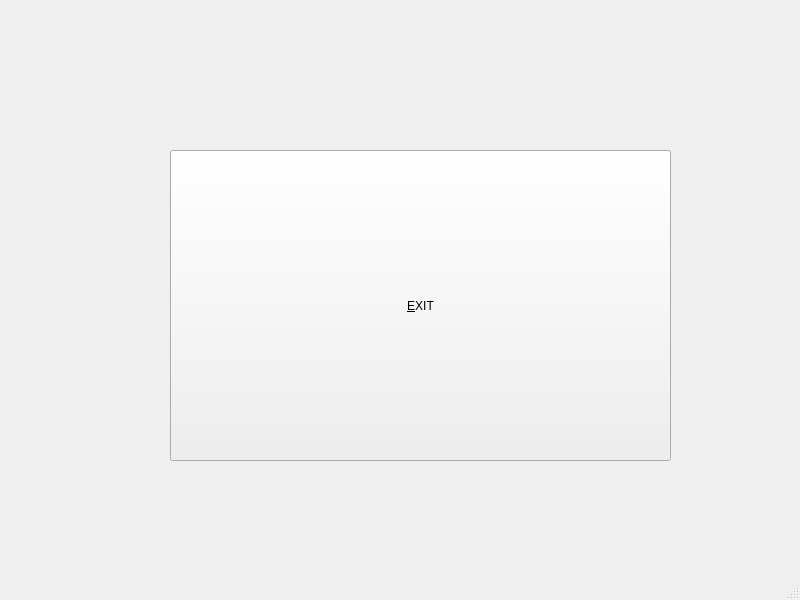
<?xml version="1.0" encoding="UTF-8"?>
<ui version="4.0">
 <class>MainWindow</class>
 <widget class="QMainWindow" name="MainWindow">
  <property name="geometry">
   <rect>
    <x>0</x>
    <y>0</y>
    <width>800</width>
    <height>600</height>
   </rect>
  </property>
  <property name="windowTitle">
   <string>MainWindow</string>
  </property>
  <widget class="QWidget" name="centralwidget">
   <widget class="QPushButton" name="btn_exit">
    <property name="geometry">
     <rect>
      <x>170</x>
      <y>150</y>
      <width>501</width>
      <height>311</height>
     </rect>
    </property>
    <property name="text">
     <string>&amp;EXIT</string>
    </property>
   </widget>
  </widget>
  <widget class="QMenuBar" name="menubar">
   <property name="geometry">
    <rect>
     <x>0</x>
     <y>0</y>
     <width>800</width>
     <height>22</height>
    </rect>
   </property>
  </widget>
  <widget class="QStatusBar" name="statusbar"/>
 </widget>
 <resources/>
 <connections/>
</ui>
